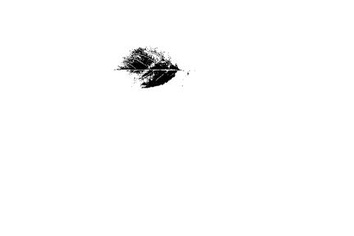
#> input picture DataSet/Binarization/LEAF_0142.jpg, 354 x 236 px, shrunk from 432 x 288 before the run, found by its file name
$ jupyter execute 'Extracción_de_hojas_frutales (copy).ipynb'
#> lines starting #> are read from the running program, lines starting #| are printed output that depends on the picture
# Extracción de hojas frutales

## Librerias:

Tratamiento de matrices:

[cell 1]
import numpy as np

Tratamiento de archivos:

- Se utiliza para leer archivos y manipular rutas de almacenamiento

[cell 2]
import os
from os import listdir

Tratamiento de imagenes:

- PIL permite la edicón de imagenes directo desde Python y soporta variedad de formatos. incluidos los mas usados como GIF, JPEG y NPG.

- Skimage es una colección de algoritmospara procesamiento de imagenes y visión por computadora.

- Skimage.io Lee, guarda, y muestra imagenes y video.

- Skimage.filters busca bordes y filtra rangos.

- Skimage.morphology usa operaciones morfologicas por ejemplo apertura o esqueletización.

- cv2 u opencv se usa para la detección de objetos en fotografias.

[cell 3]
from PIL import Image
from skimage.io import imread
import skimage.filters as filters
import cv2
import skimage.morphology as morph
import skimage
import skimage.io

Generación de imagenes:

- matplotlib.pyplot es una libreria especializada en la creación de gráficos en dos dimensiones

- matploblib.image soporta carga de imagenes y reescalado

[cell 4]
import matplotlib.pyplot as plt
import matplotlib.image as mpimg

Especializados en imagenes de plantas:

- Plantcv en un paquete de software de analisis de código abierto destinado a la determinación del fenotipo de las plantas, se usó para crear imagenes binarias de bordes a partir de una imagen RGB o en escala de grises, utilizando un filtro cany de skimage,

[cell 5]
from plantcv import plantcv as pcv

## Funciones miscelanias

Graficar imagenes:

[cell 6]
def plot(imagen,color='black',title=None,cmapa='gray',pic = False,subplot  = (1,1,1),vmin = 0, vmax = 255):
    if pic == True:
        plt.figure(figsize=(15,8))
    plt.subplot(subplot[0],subplot[1],subplot[2])
    plt.axis('off')
    plt.imshow(imagen,cmap = cmapa,vmin = vmin, vmax = vmax)
    plt.title(title,color = color)

Conversión a escala de grises:

[cell 7]
def load_gray_image(image_path):

    coloured_image = cv2.imread(image_path)
    gray_image = cv2.cvtColor(coloured_image, cv2.COLOR_BGR2GRAY)
    return gray_image

Creación de histogramas

A cada imagem del Dataset se le realizó un histograma para realizar un analisis de color y asi obtener un threshold

[cell 8]
def plot_img_hist (image,title,subrows,subcols,num,size1,size2):
    fig = plt.figure(figsize=(size1,size2))
    plt.subplot(subrows,subcols,num)
    plt.imshow(image,cmap='gray');plt.title(title)
    color = ('r','g','b')
    plt.subplot(subrows,subcols,num+1)
    plt.title(" Histograma " + title)

    if len(image.shape) > 2 :
        for i,col in enumerate(color):
            histr = cv2.calcHist([image],[i],None,[256],[0,256])
            plt.plot(histr,color = col)
            plt.xlim([0,256])
    else:
        hist,bins = np.histogram(image.ravel(),256,[0,256])
        plt.plot(hist, color='gray' )
        plt.xlim([0,256])

Threshold:

[cell 9]
def threshold(img,tipo,t):
    _ , image = cv2.threshold(img,t,255,tipo)
    lista = {0:'THRESH_BINARY',
             1:'THRESH_BINARY_INV',
             2:'THRESH_TRUNC',
             3:'THRESH_TOZERO',
             4:'THRESH_TOZERO_INV',
             8:'THRESH_OTSU',
             16:'THRESH_TRIANGLE',
             7:'THRESH_MASK'    }
    plot(image, pic = True,subplot = (1,2,2),title = 'Imagen binarizada con tipo de umbralización {}.'.format(lista[tipo]))
    plot(img,subplot = (1,2,1), title= f'Imagen filtrada')
    return _

## Espacio de color RGB:

Escala de grises para imagenes del dataset:

Lo primero que se hace es convertir las imagenes del canal BGR a RGB para asi evitar confusiones, y luego ya mostramos la imagen en la escala de grises.

[cell 10]
## Comprobamos las funciones de importacion y gráficar
imagen = '0142'
carpeta = 'DataSet'
img_test = cv2.cvtColor(cv2.imread(f'{carpeta}/train/LEAF_{imagen}.jpg'), cv2.COLOR_BGR2RGB)
#> img_test is the input picture: shape (236, 354, 3); min 0, max 255, mean 251.8
img_gray = load_gray_image(f'{carpeta}/train/LEAF_{imagen}.jpg')
plt.figure(figsize=(10,10))
plot(img_test,subplot=(2,2,1) ,title=f'LEAF_{imagen}')
plot(img_gray,subplot=(2,2,2) ,title=f'LEAF_{imagen} escala de grises')
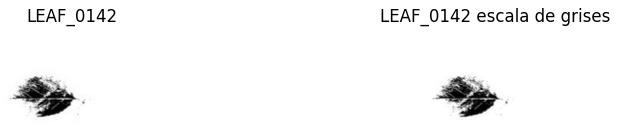
#> figure drawn by matplotlib, 2 panels

Vectores de color RGB:

[cell 11]
# Rojo
abc_r = (1,0,0)
# Verde
abc_g = (0,1,0)
# Azul
abc_b = (0,0,1)

files = listdir('DataSet/train')

Creación de imagenes en espacios RGB del dataset:

[cell 12]
print(files[0:20])
for name in files:
    img_or = cv2.cvtColor(cv2.imread(f'DataSet/train/{name}'), cv2.COLOR_BGR2RGB)
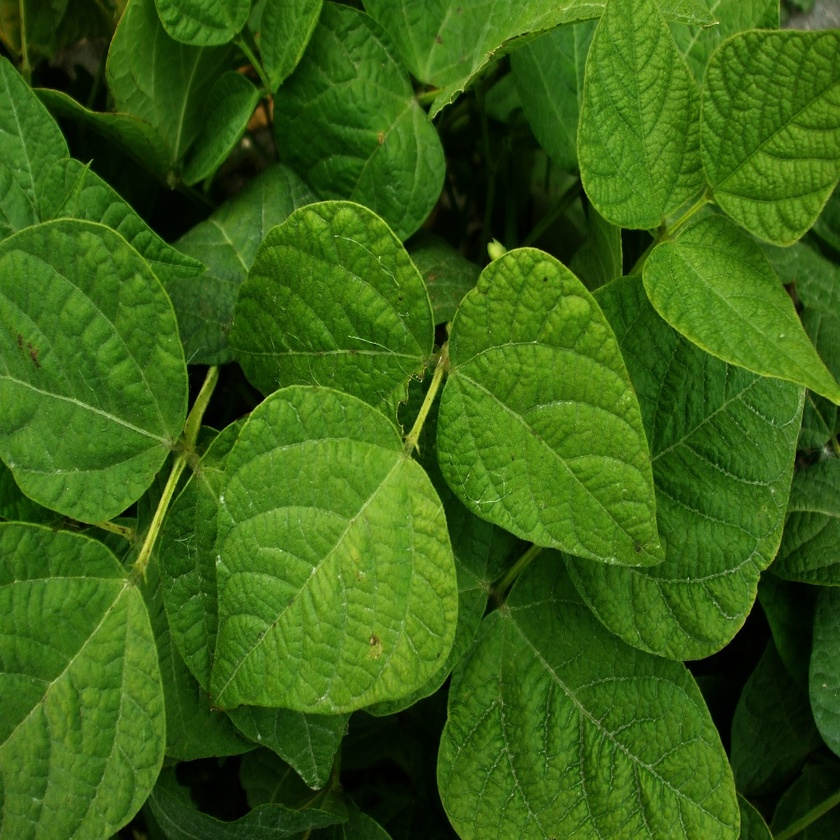
#> input picture DataSet/train/LEAF_0028.jpg, 840 x 840 px, shrunk from 1024 x 1024 before the run
    imagen_r = np.dot(img_or,abc_r)
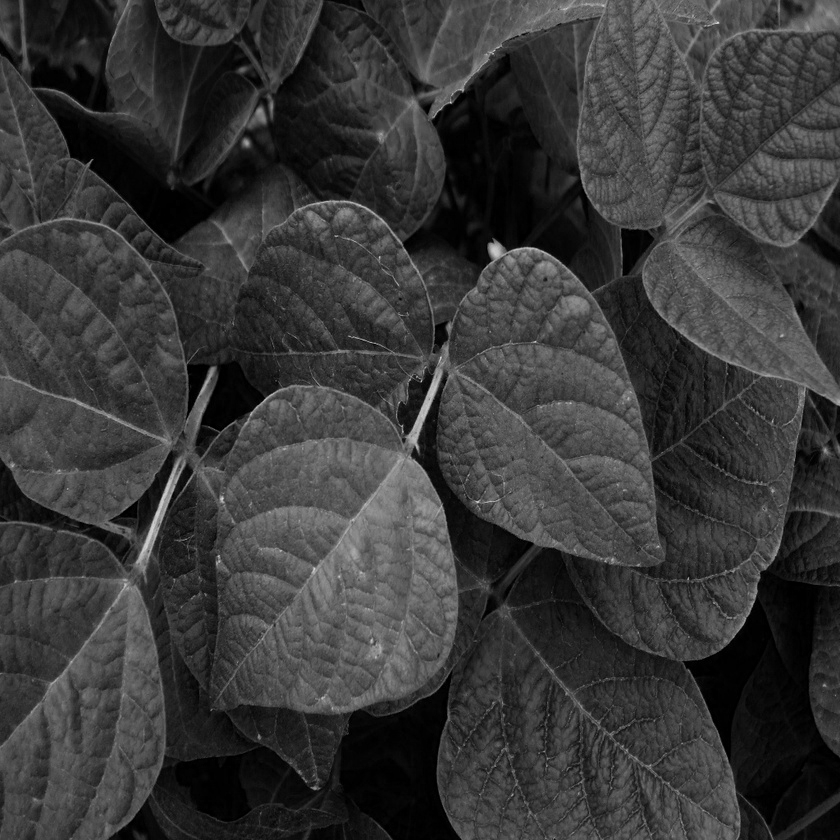
#> imagen_r: shape (840, 840) int64; min 0, max 219, mean 55.9
    imagen_g = np.dot(img_or,abc_g)
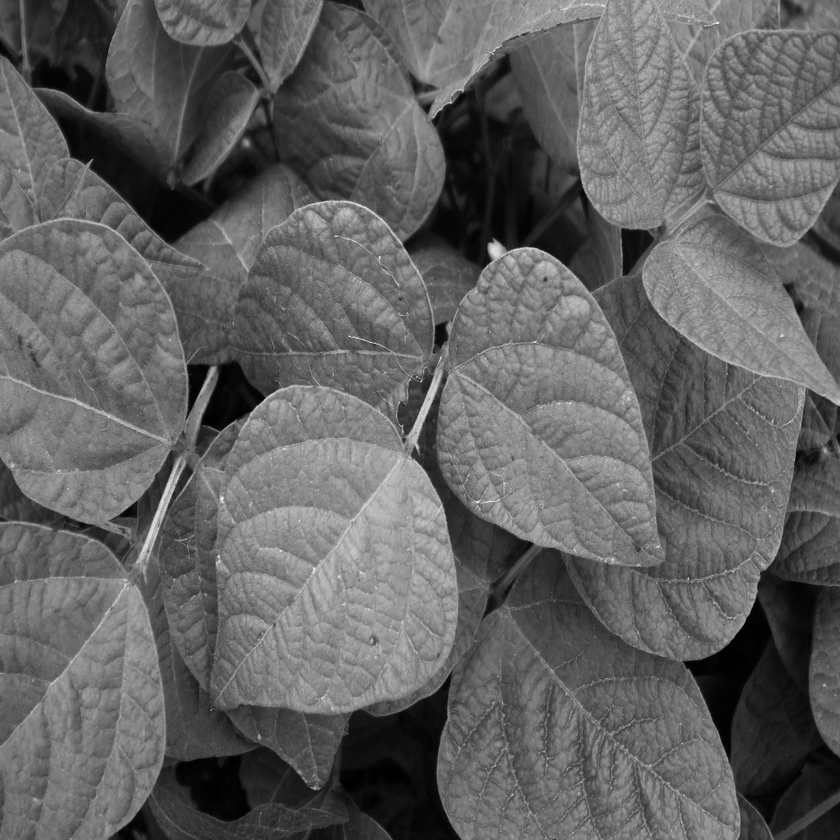
#> imagen_g: shape (840, 840) int64; min 0, max 255, mean 97.7
    imagen_b = np.dot(img_or,abc_b)
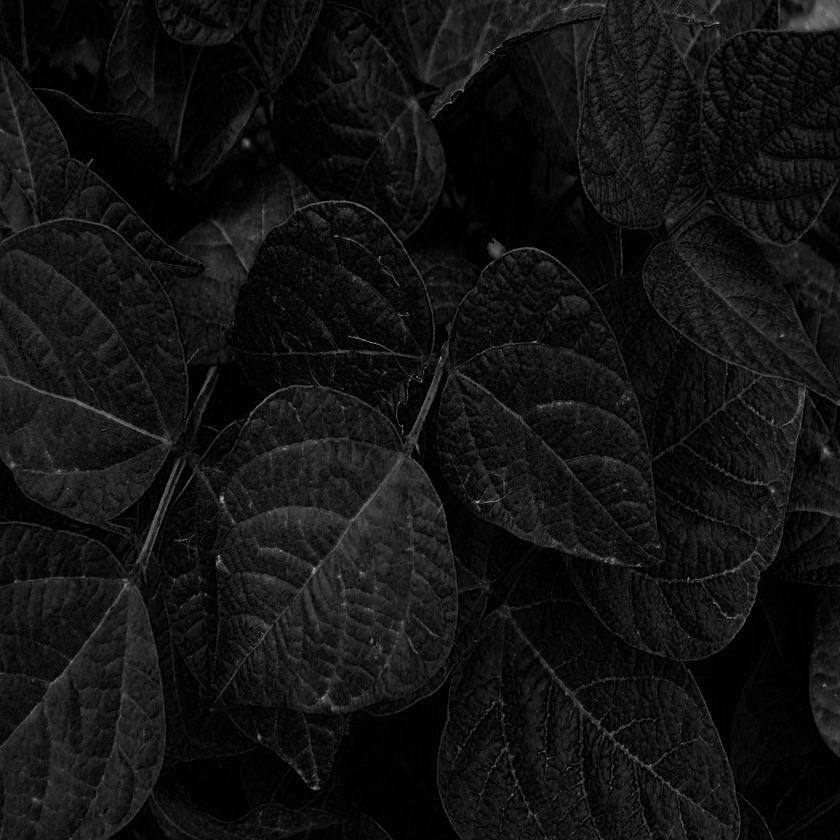
#> imagen_b: shape (840, 840) int64; min 0, max 189, mean 18.5
    cv2.imwrite(f'DataSet/Canales/R/{name}',imagen_r)
    cv2.imwrite(f'DataSet/Canales/G/{name}',imagen_g)
    cv2.imwrite(f'DataSet/Canales/B/{name}',imagen_b)
#> pass 2 of the loop `for name in files:`:
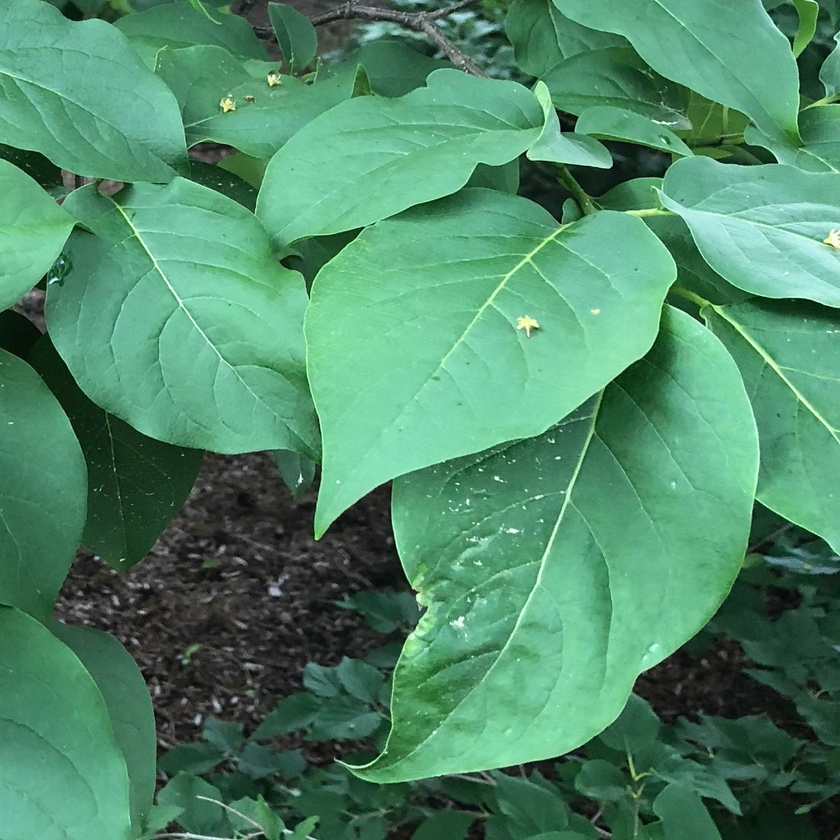
#> input picture DataSet/train/LEAF_0029.jpg, 840 x 840 px, shrunk from 1024 x 1024 before the run
#> `imagen_b = np.dot(img_or,abc_b)`:
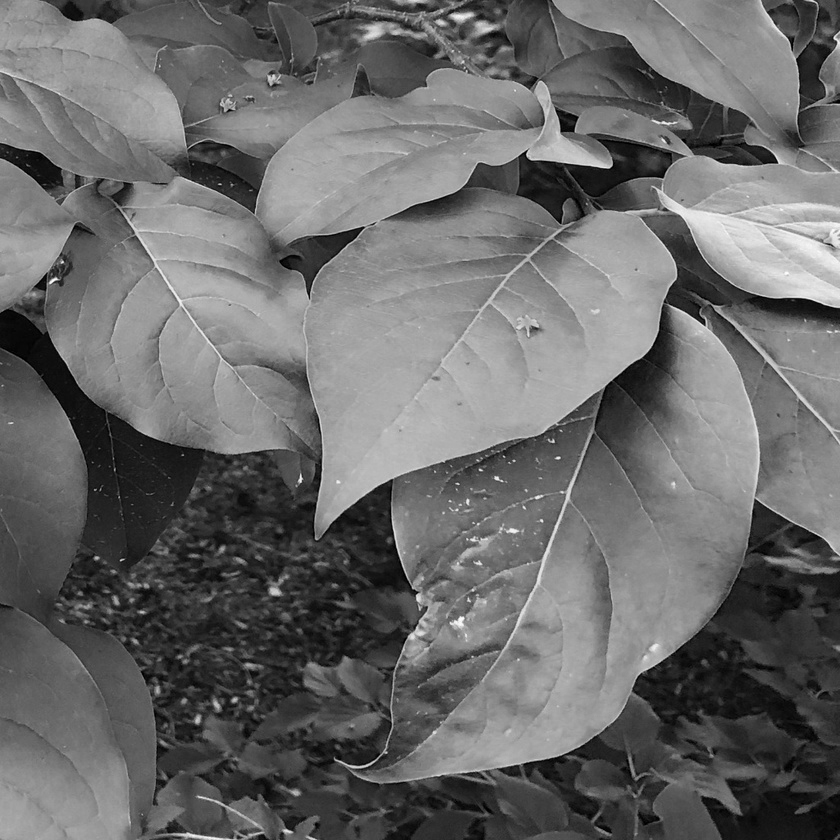
#> imagen_b: shape (840, 840) int64; min 0, max 254, mean 105.5
#> pass 3 of the loop `for name in files:`:
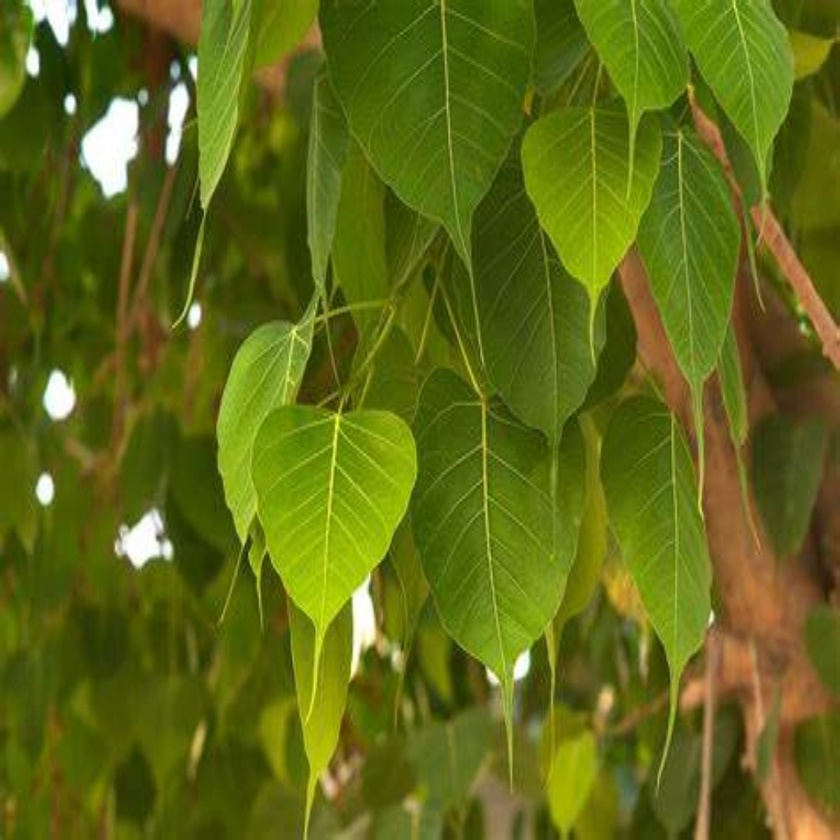
#> input picture DataSet/train/LEAF_0033.jpg, 840 x 840 px, shrunk from 1024 x 1024 before the run
#> `imagen_b = np.dot(img_or,abc_b)`:
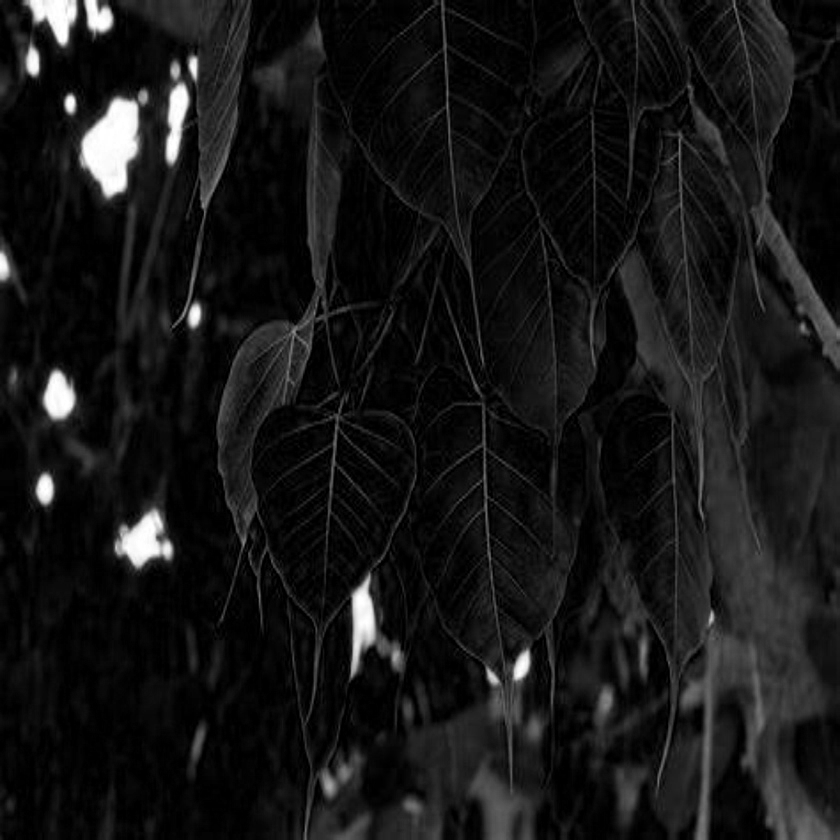
#> imagen_b: shape (840, 840) int64; min 0, max 255, mean 22.2

Resultado de separación en muestras de color:

Separamos las imagenes en cada plano de color (rojo, verde y azul)

[cell 13]
## Se separan las imagenes en cada canal del espacio de color
imagen_r = np.dot(img_test,abc_r)
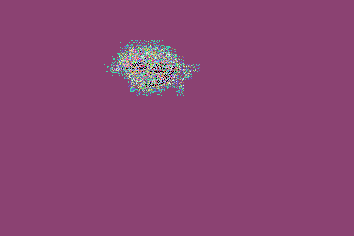
#> imagen_r: shape (236, 354) int64; 254 distinct labels, from 0 to 255; one colour per label, 0 black
imagen_g = np.dot(img_test,abc_g)
imagen_b = np.dot(img_test,abc_b)

plt.figure(figsize=(10,10))

plot(imagen_r,subplot=(1,3,1),title="Plano rojo")

plot(imagen_g, subplot=(1,3,2),title="Plano verde")

plot(imagen_b, subplot=(1,3,3) , title="Plano azul")

Creación de histogramas de imagenes en el dataset:

[cell 14]
for name in files[0:30]:
        img_or = cv2.imread(f'DataSet/train/{name}')
#> img_or is the input picture: shape (840, 840, 3); mean B, G, R 18.5, 97.7, 55.9
        plot_img_hist(img_or,f'{name}',1,2,1,10,5)
        plt.savefig(f'DataSet/Histograms/{name}')
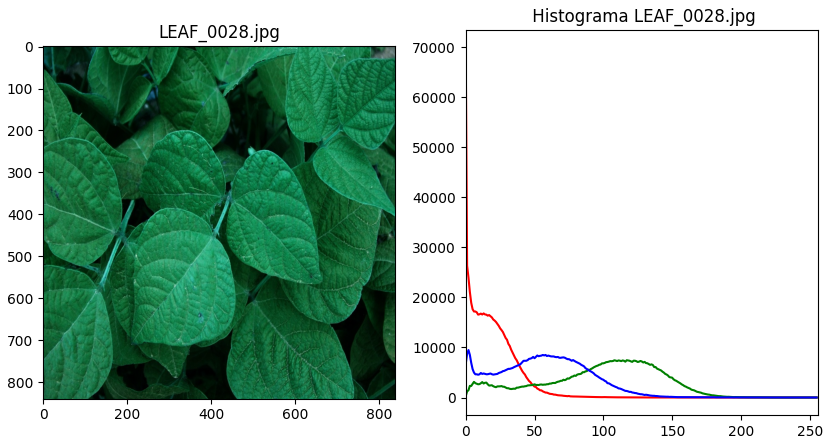
#> figure drawn by matplotlib, 2 panels; B, G, R data is drawn as R, G, B; panel 2: curve peaks at x = 0, y = 69927; panel 2: curve peaks at x = 117, y = 7447; panel 2: curve peaks at x = 2, y = 9479
        plt.close()
#> pass 2 of the loop `for name in files[0:30]:`:
#> img_or is the input picture: shape (840, 840, 3); mean B, G, R 105.5, 137.4, 78.9
#> `plt.savefig(f'DataSet/Histograms/{name}')`:
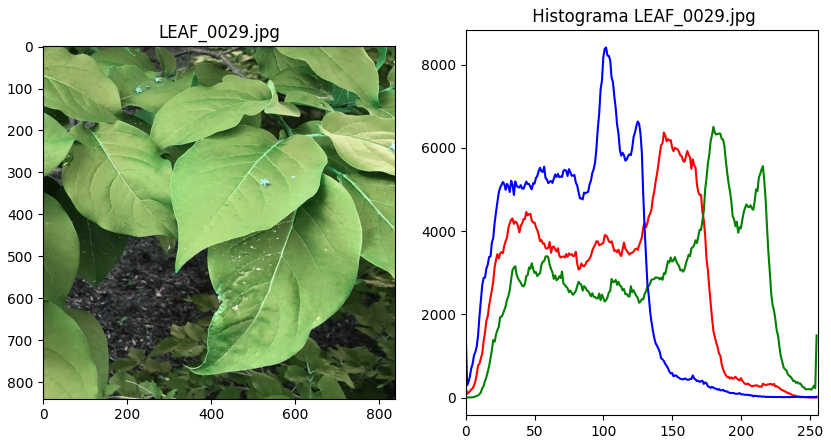
#> figure drawn by matplotlib, 2 panels; B, G, R data is drawn as R, G, B; panel 2: curve peaks at x = 144, y = 6370; panel 2: curve peaks at x = 180, y = 6507; panel 2: curve peaks at x = 102, y = 8414
#> pass 3 of the loop `for name in files[0:30]:`:
#> img_or is the input picture: shape (840, 840, 3); mean B, G, R 22.2, 105.7, 96
#> `plt.savefig(f'DataSet/Histograms/{name}')`:
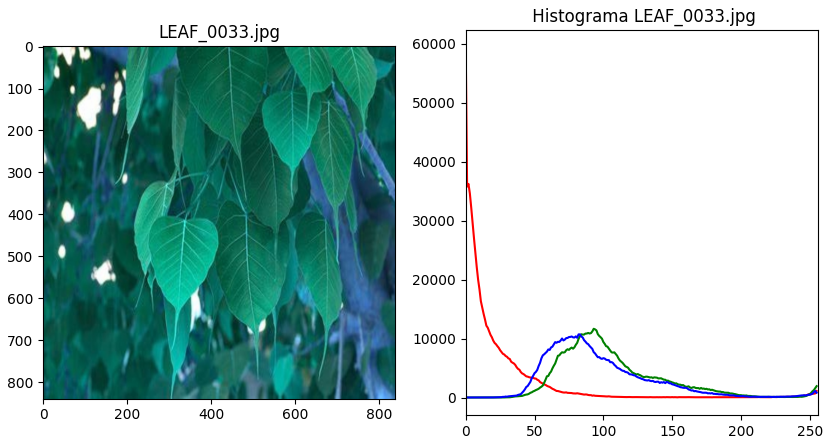
#> figure drawn by matplotlib, 2 panels; B, G, R data is drawn as R, G, B; panel 2: curve peaks at x = 0, y = 59372; panel 2: curve peaks at x = 93, y = 11657; panel 2: curve peaks at x = 82, y = 10706

Resultado de histogramas de imagenes en el dataset:

Presentamos el histograma de una imagen para apreciar mejor los datos que este nos arroja

[cell 15]
plot_img_hist(img_test,f'LEAF_{imagen}',1,2,1,10,5)
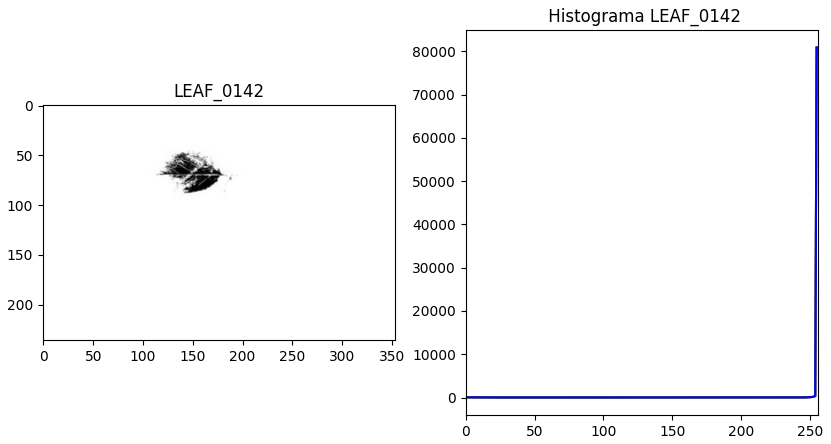
#> figure drawn by matplotlib, 2 panels; panel 2: curve peaks at x = 255, y = 80859; panel 2: curve peaks at x = 255, y = 80859; panel 2: curve peaks at x = 255, y = 80859
